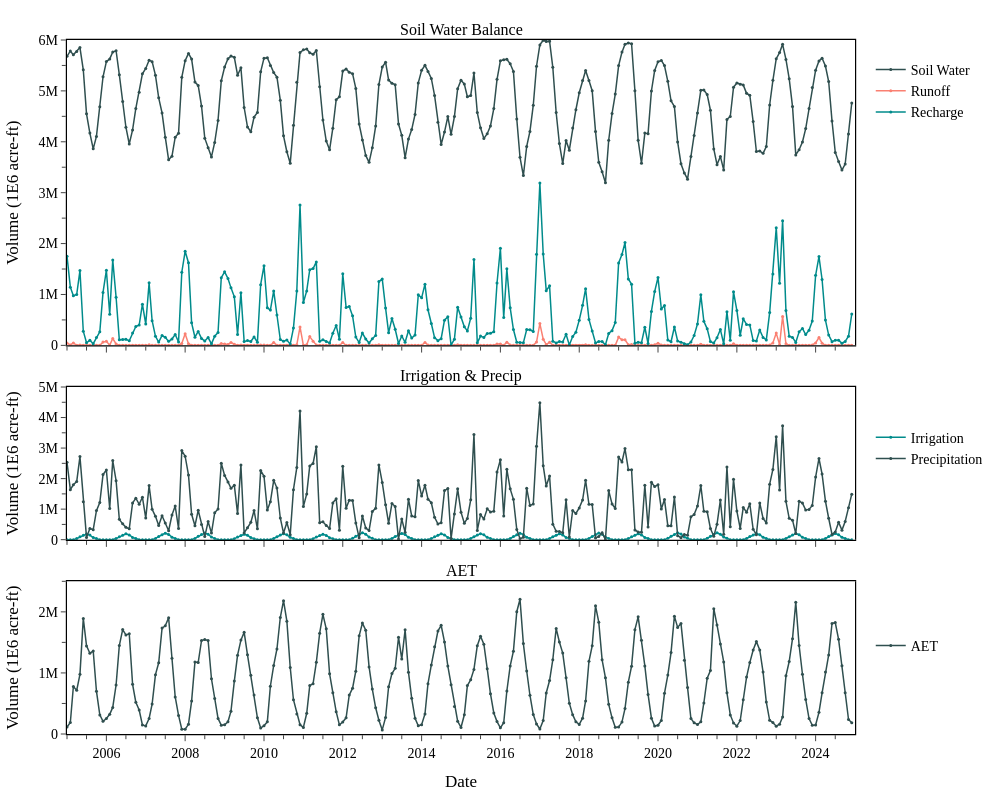

Notebook source saved alongside this figure:
### Code cell
import plotly.graph_objects as go
from plotly.subplots import make_subplots
import pandas as pd

# (Assuming zonal_stats_df is loaded and prepared)
cols_to_plot = ['Soil_Water_End_m3', 'Runoff_m3', 'Recharge_m3', 'Irrigation_m3', 
                'Precip_and_Snowmelt_m3', 'AET_m3']
plot_df = zonal_stats_df.copy()
plot_df[cols_to_plot] = plot_df[cols_to_plot] * 0.000810714 #/ 1e9

# 1. Config: Map Rows to Data
# Format: (Row, Col_Name, Label, Color)
plots_config = [
    (1, 'Soil_Water_End_m3', 'Soil Water', 'darkslategray'),
    (1, 'Runoff_m3', 'Runoff', 'salmon'),
    (1, 'Recharge_m3', 'Recharge', 'darkcyan'),
    (2, 'Irrigation_m3', 'Irrigation', 'darkcyan'),
    (2, 'Precip_and_Snowmelt_m3', 'Precipitation', 'darkslategray'),
    (3, 'AET_m3', 'AET', 'darkslategray'),
]

# 2. Setup Figure
fig = make_subplots(
    rows=3, cols=1, shared_xaxes=True, vertical_spacing=0.06,
    row_heights=[0.5, 0.25, 0.25],
    subplot_titles=("Soil Water Balance", "Irrigation & Precip", "AET")
)

# 3. The Loop (Solving the separate legend issue)
for row, col_name, label, color in plots_config:
    # Logic: Row 1 uses 'legend', Row 2 uses 'legend2', etc.
    legend_ref = 'legend' if row == 1 else f'legend{row}'
    
    fig.add_trace(go.Scatter(
        x=plot_df['Date'], y=plot_df[col_name],
        name=label,
        legend=legend_ref,  # Dynamic assignment
        mode='lines+markers',
        marker=dict(size=3),
        line=dict(color=color, width=1.5)
    ), row=row, col=1)

# 4. Global Font Settings (The "Font Hammer")
# This sets the font for EVERYTHING (Ticks, Legend, Hover text)
target_font = "Times New Roman"  # changing to Serif to make it obvious
target_size = 14

fig.update_layout(
    height=800, width=1000, plot_bgcolor='white',
    font=dict(family=target_font, size=target_size, color="black"),
    
    # Position the 3 legends
    legend=dict(x=1.02, y=0.98, xanchor="left", yanchor="top"),
    legend2=dict(x=1.02, y=0.45, xanchor="left", yanchor="top"),
    legend3=dict(x=1.02, y=0.15, xanchor="left", yanchor="top"),
    margin=dict(t=40, b=40, l=40, r=40)
)

# 5. Fix Subplot Titles (The part that usually gets stuck)
fig.update_annotations(font=dict(family=target_font, size=16))

# 6. Axis Styling
fig.update_xaxes(
    showline=True, linewidth=1.2, linecolor='black', mirror=True,
    showgrid=False, gridcolor='lightgrey',
    title_font=dict(family=target_font),
    tickfont=dict(family=target_font), ticks="outside",
    range=[pd.Timestamp('2005-01-01'), pd.Timestamp('2024-12-31')], ticklen=6,
    minor=dict(
        ticklen=4,
        dtick="M6",
        showgrid=False)
)
fig.update_yaxes(
    showline=True, linewidth=1.2, linecolor='black', mirror=True,
    showgrid=False, gridcolor='lightgrey',
    title_text="Volume (1E6 acre-ft)",
    title_font=dict(family=target_font),
    tickfont=dict(family=target_font),
    ticks="outside",
    minor=dict(ticklen=4, dtick=0.5E6)
)

fig.update_yaxes(range=[0, 6E6], row=1, col=1)
fig.update_yaxes(range=[0, 5E6], row=2, col=1)
fig.update_yaxes(range=[0, 2.5E6], row=3, col=1)

fig.update_xaxes(title_text="Date", row=3, col=1)

fig.show()

### Figure 1 — Plotly figure (JSON) as saved in the notebook; plotly's stock layout.template omitted (floating-point values rounded to 4 significant figures; data arrays with more than 128 entries replaced by an {"elided": "..."} marker saying what was removed)
{"data": [{"legend": "legend", "line": {"color": "darkslategray", "width": 1.5}, "marker": {"size": 3}, "mode": "lines+markers", "name": "Soil Water", "type": "scatter", "x": {"elided": "240 str values"}, "xaxis": "x", "y": {"elided": "240 float values"}, "yaxis": "y"}, {"legend": "legend", "line": {"color": "salmon", "width": 1.5}, "marker": {"size": 3}, "mode": "lines+markers", "name": "Runoff", "type": "scatter", "x": {"elided": "240 str values"}, "xaxis": "x", "y": {"elided": "240 float values"}, "yaxis": "y"}, {"legend": "legend", "line": {"color": "darkcyan", "width": 1.5}, "marker": {"size": 3}, "mode": "lines+markers", "name": "Recharge", "type": "scatter", "x": {"elided": "240 str values"}, "xaxis": "x", "y": {"elided": "240 float values"}, "yaxis": "y"}, {"legend": "legend2", "line": {"color": "darkcyan", "width": 1.5}, "marker": {"size": 3}, "mode": "lines+markers", "name": "Irrigation", "type": "scatter", "x": {"elided": "240 str values"}, "xaxis": "x2", "y": {"elided": "240 float values"}, "yaxis": "y2"}, {"legend": "legend2", "line": {"color": "darkslategray", "width": 1.5}, "marker": {"size": 3}, "mode": "lines+markers", "name": "Precipitation", "type": "scatter", "x": {"elided": "240 str values"}, "xaxis": "x2", "y": {"elided": "240 float values"}, "yaxis": "y2"}, {"legend": "legend3", "line": {"color": "darkslategray", "width": 1.5}, "marker": {"size": 3}, "mode": "lines+markers", "name": "AET", "type": "scatter", "x": {"elided": "240 str values"}, "xaxis": "x3", "y": {"elided": "240 float values"}, "yaxis": "y3"}], "layout": {"annotations": [{"font": {"family": "Times New Roman", "size": 16}, "showarrow": false, "text": "Soil Water Balance", "x": 0.5, "xanchor": "center", "xref": "paper", "y": 1, "yanchor": "bottom", "yref": "paper"}, {"font": {"family": "Times New Roman", "size": 16}, "showarrow": false, "text": "Irrigation & Precip", "x": 0.5, "xanchor": "center", "xref": "paper", "y": 0.5, "yanchor": "bottom", "yref": "paper"}, {"font": {"family": "Times New Roman", "size": 16}, "showarrow": false, "text": "AET", "x": 0.5, "xanchor": "center", "xref": "paper", "y": 0.22, "yanchor": "bottom", "yref": "paper"}], "font": {"color": "black", "family": "Times New Roman", "size": 14}, "height": 800, "legend": {"x": 1.02, "xanchor": "left", "y": 0.98, "yanchor": "top"}, "legend2": {"x": 1.02, "xanchor": "left", "y": 0.45, "yanchor": "top"}, "legend3": {"x": 1.02, "xanchor": "left", "y": 0.15, "yanchor": "top"}, "margin": {"b": 40, "l": 40, "r": 40, "t": 40}, "plot_bgcolor": "white", "width": 1000, "xaxis": {"anchor": "y", "domain": [0, 1], "gridcolor": "lightgrey", "linecolor": "black", "linewidth": 1.2, "matches": "x3", "minor": {"dtick": "M6", "showgrid": false, "ticklen": 4}, "mirror": true, "range": ["2005-01-01T00:00:00", "2024-12-31T00:00:00"], "showgrid": false, "showline": true, "showticklabels": false, "tickfont": {"family": "Times New Roman"}, "ticklen": 6, "ticks": "outside", "title": {"font": {"family": "Times New Roman"}}}, "xaxis2": {"anchor": "y2", "domain": [0, 1], "gridcolor": "lightgrey", "linecolor": "black", "linewidth": 1.2, "matches": "x3", "minor": {"dtick": "M6", "showgrid": false, "ticklen": 4}, "mirror": true, "range": ["2005-01-01T00:00:00", "2024-12-31T00:00:00"], "showgrid": false, "showline": true, "showticklabels": false, "tickfont": {"family": "Times New Roman"}, "ticklen": 6, "ticks": "outside", "title": {"font": {"family": "Times New Roman"}}}, "xaxis3": {"anchor": "y3", "domain": [0, 1], "gridcolor": "lightgrey", "linecolor": "black", "linewidth": 1.2, "minor": {"dtick": "M6", "showgrid": false, "ticklen": 4}, "mirror": true, "range": ["2005-01-01T00:00:00", "2024-12-31T00:00:00"], "showgrid": false, "showline": true, "tickfont": {"family": "Times New Roman"}, "ticklen": 6, "ticks": "outside", "title": {"font": {"family": "Times New Roman"}, "text": "Date"}}, "yaxis": {"anchor": "x", "domain": [0.56, 1], "gridcolor": "lightgrey", "linecolor": "black", "linewidth": 1.2, "minor": {"dtick": 500000, "ticklen": 4}, "mirror": true, "range": [0, 6000000], "showgrid": false, "showline": true, "tickfont": {"family": "Times New Roman"}, "ticks": "outside", "title": {"font": {"family": "Times New Roman"}, "text": "Volume (1E6 acre-ft)"}}, "yaxis2": {"anchor": "x2", "domain": [0.28, 0.5], "gridcolor": "lightgrey", "linecolor": "black", "linewidth": 1.2, "minor": {"dtick": 500000, "ticklen": 4}, "mirror": true, "range": [0, 5000000], "showgrid": false, "showline": true, "tickfont": {"family": "Times New Roman"}, "ticks": "outside", "title": {"font": {"family": "Times New Roman"}, "text": "Volume (1E6 acre-ft)"}}, "yaxis3": {"anchor": "x3", "domain": [0, 0.22], "gridcolor": "lightgrey", "linecolor": "black", "linewidth": 1.2, "minor": {"dtick": 500000, "ticklen": 4}, "mirror": true, "range": [0, 2500000], "showgrid": false, "showline": true, "tickfont": {"family": "Times New Roman"}, "ticks": "outside", "title": {"font": {"family": "Times New Roman"}, "text": "Volume (1E6 acre-ft)"}}}}
